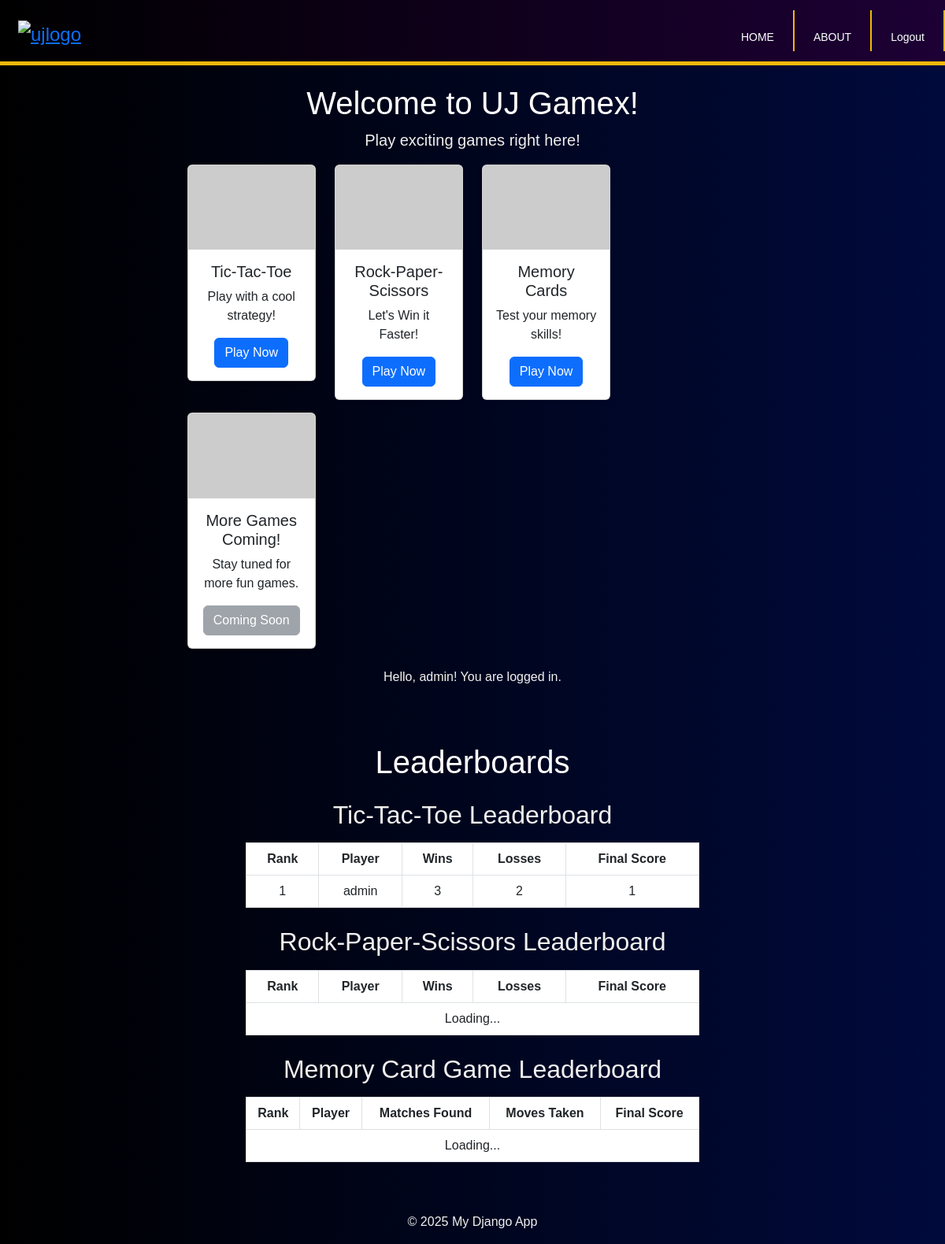
The page / (signed in) on the database its author committed.
### ujgamex/models.py (models this page shows, shortened)
class TicTacToeLeaderboard(models.Model):
    user = models.ForeignKey(User, on_delete=models.CASCADE)
    wins = models.IntegerField(default=0)
    losses = models.IntegerField(default=0)
    draws = models.IntegerField(default=0)  # Added this field
    @property
    def final_score(self):
        return self.wins - self.losses  # Modify if draws should affect the score

### ujgamex/views.py (the view)
# urls.py: 2. Add a URL to urlpatterns:  path('', views.home, name='home')
def home(request):
    scores = GameLeaderboard.objects.order_by("-wins", "losses")[:5]  # Fetch top 5 scores
    reviews = GameReview.objects.all()  # Fetch all reviews
    tic_tac_toe_leaderboard = TicTacToeLeaderboard.objects.order_by('-wins', 'losses')
    rps_leaderboard = RPSLeaderboard.objects.order_by('-wins', 'losses')
    return render(request, 'home.html', {
        'scores': scores,
        'reviews': reviews,
        'tic_tac_toe_leaderboard': tic_tac_toe_leaderboard,
        'rps_leaderboard': rps_leaderboard
    })

### ujgamex/templates/home.html (shortened to what this page needs)
{% extends 'base.html' %}
{% block content %}
<div class="container text-center">
    <h1 class="mt-4">Welcome to UJ Gamex!</h1>
    <p class="lead">Play exciting games right here!</p>
    <div class="row mt-3">
        <div class="col-md-3">
            <div class="card shadow-sm">
                <img src="https://via.placeholder.com/300x200" class="card-img-top" alt="Tic-Tac-Toe">
                <div class="card-body">
                    <h5 class="card-title">Tic-Tac-Toe</h5>
                    <p class="card-text">Play with a cool strategy!</p>
                    <a href="{% url 'tic_tac_toe' %}" class="btn btn-primary">Play Now</a>
                </div>
            </div>
        </div>
        <div class="col-md-3">
            <div class="card shadow-sm">
                <img src="https://via.placeholder.com/300x200" class="card-img-top" alt="Rock-Paper-Scissors">
                <div class="card-body">
                    <h5 class="card-title">Rock-Paper-Scissors</h5>
                    <p class="card-text">Let's Win it Faster!</p>
                    <a href="{% url 'rock_paper_scissors' %}" class="btn btn-primary">Play Now</a>
                </div>
            </div>
        </div>
        <div class="col-md-3">
            <div class="card shadow-sm">
                <img src="https://via.placeholder.com/300x200" class="card-img-top" alt="Memory Cards">
                <div class="card-body">
                    <h5 class="card-title">Memory Cards</h5>
                    <p class="card-text">Test your memory skills!</p>
                    <a href="{% url 'memory_card_game' %}" class="btn btn-primary">Play Now</a>
                </div>
            </div>
        </div>
    </div>
    <div class="row mt-3">
        <div class="col-md-3">
            <div class="card shadow-sm">
                <img src="https://via.placeholder.com/300x200" class="card-img-top" alt="Coming Soon">
                <div class="card-body">
                    <h5 class="card-title">More Games Coming!</h5>
                    <p class="card-text">Stay tuned for more fun games.</p>
                    <a href="#" class="btn btn-secondary disabled">Coming Soon</a>
                </div>
            </div>
        </div>
    </div>
    {% if user.is_authenticated %}
        <p class="mt-4">Hello, {{ user.username }}! You are logged in.</p>
    {% else %}
        <p class="mt-4">You are not logged in. <a href="{% url 'login' %}">Login</a> to access more features.</p>
    {% endif %}
    <div class="row mt-5">
        {% include 'leaderboard.html' %}
    </div>
</div>
{% endblock %}

### ujgamex/templates/leaderboard.html (shortened to what this page needs)
<div class="container">
    <h1 class="text-center mt-4">Leaderboards</h1>
    <h2 class="mt-4">Tic-Tac-Toe Leaderboard</h2>
    <table class="table table-bordered mt-3">
        <thead class="thead-dark">
            <tr>
                <th>Rank</th>
                <th>Player</th>
                <th>Wins</th>
                <th>Losses</th>
                <th>Final Score</th>
            </tr>
        </thead>
        <tbody>
            {% for player in tic_tac_toe_leaderboard %}
            <tr>
                <td>{{ forloop.counter }}</td>
                <td>{{ player.user.username }}</td>
                <td>{{ player.wins }}</td>
                <td>{{ player.losses }}</td>
                <td>{{ player.final_score }}</td>
            </tr>
            {% empty %}
            <tr>
                <td colspan="5" class="text-center">No players have played yet.</td>
            </tr>
            {% endfor %}
        </tbody>
    </table>
    <h2 class="mt-4">Rock-Paper-Scissors Leaderboard</h2>
    <table class="table table-bordered mt-3">
        <thead class="thead-dark">
            <tr>
                <th>Rank</th>
                <th>Player</th>
                <th>Wins</th>
                <th>Losses</th>
                <th>Final Score</th>
            </tr>
        </thead>
        <tbody id="rps-leaderboard">
            <tr>
                <td colspan="5" class="text-center">Loading...</td>
            </tr>
        </tbody>
    </table>
    <h2 class="mt-4">Memory Card Game Leaderboard</h2>
    <table class="table table-bordered mt-3">
        <thead class="thead-dark">
            <tr>
                <th>Rank</th>
                <th>Player</th>
                <th>Matches Found</th>
                <th>Moves Taken</th>
                <th>Final Score</th>
            </tr>
        </thead>
        <tbody id="memory-leaderboard">
            <tr>
                <td colspan="5" class="text-center">Loading...</td>
            </tr>
        </tbody>
    </table>
</div>
</div>

### ujgamex/static/css/style.css (style rules this page uses)
body { font-family: Poppins, sans-serif; background-image: linear-gradient(to right, rgb(0, 0, 0), rgb(0, 10, 60)); color: #f0f0f0; margin: 0; padding: 0; }
h1 { color: white; text-align: center; }
.container { width: 80%; margin: auto; }

### ujgamex/static/css/navbar.css (style rules this page uses)
* { box-sizing: border-box; }

### rows shown on the page
TicTacToeLeaderboard: user.username "admin", wins "3", losses "2", final_score "1"

### other values the page prints
{{ user.username }} "admin"
